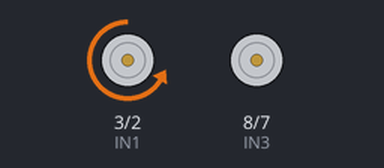
Bench run of a sketch on a simulated Arduino Uno, built with avr-gcc and run on an emulated ATmega328P. Shown: motor-driver pin pairs drawn as motors (green arrow = first pin HIGH = forward, orange = second pin HIGH = backward, longer = more drive, scaled by the enable pin).

Above: at 0.1 s.
At 9.1 s:
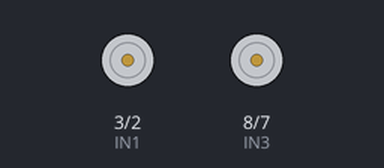
At 18.1 s:
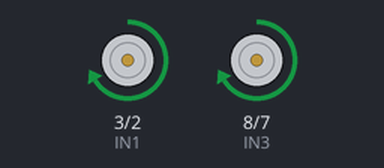
At 36.1 s:
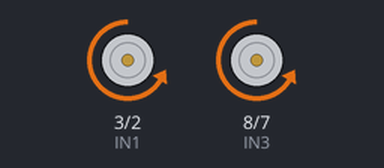
Timing chart, 0 to 40.0 s (numbered marks = the images above):
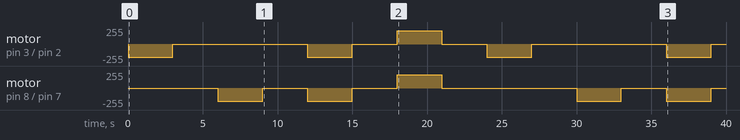

The sketch:

Motor_trial.ino
```cpp
 int IN1 = 3;      // RIGHT BACK
int IN2 = 2;      // RIGHT FRONT
int ENA = 5;      // RIGHT ENABLE

int IN3 = 8;      // LEFT BACK
int IN4 = 7;      // LEFT FRONT
int ENB = 6;      // LEFT


void Demo() {
  pinMode(IN1,OUTPUT);
  pinMode(IN2,OUTPUT);
  pinMode(IN3,OUTPUT);
  pinMode(IN4,OUTPUT);

  pinMode(ENA,OUTPUT);
  pinMode(ENB,OUTPUT);

}

void loop() {
  // RIGHT
  // Range 0-255
  analogWrite(ENA,200);
  digitalWrite(IN1,LOW);
  digitalWrite(IN2,HIGH);
  digitalWrite(ENB,LOW);
  digitalWrite(IN3,LOW);
  digitalWrite(IN4,LOW);
  delay(3000);

   // SET TO ZERO
  digitalWrite(ENA,LOW);
  digitalWrite(IN1,LOW);
  digitalWrite(IN2,LOW);
  digitalWrite(ENB,LOW);
  digitalWrite(IN3,LOW);
  digitalWrite(IN4,LOW);
  delay(3000);


  // LEFT
  digitalWrite(ENA,LOW);
  digitalWrite(IN1,LOW);
  digitalWrite(IN2,LOW);
  analogWrite(ENB,200);
  digitalWrite(IN3,LOW);
  digitalWrite(IN4,HIGH);
  delay(3000);

   // SET TO ZERO
  digitalWrite(ENA,LOW);
  digitalWrite(IN1,LOW);
  digitalWrite(IN2,LOW);
  digitalWrite(ENB,LOW);
  digitalWrite(IN3,LOW);
  digitalWrite(IN4,LOW);
  delay(3000);


  // FRONT
  analogWrite(ENA,200);
  digitalWrite(IN1,LOW);
  digitalWrite(IN2,HIGH);
  analogWrite(ENB,100);
  digitalWrite(IN3,LOW);
  digitalWrite(IN4,HIGH);
  delay(3000);

  // SET TO ZERO
  digitalWrite(ENA,LOW);
  digitalWrite(IN1,LOW);
  digitalWrite(IN2,LOW);
  digitalWrite(ENB,LOW);
  digitalWrite(IN3,LOW);
  digitalWrite(IN4,LOW);
  delay(3000);

  // BACK
  analogWrite(ENA,200);
  digitalWrite(IN1,HIGH);
  digitalWrite(IN2,LOW);
  analogWrite(ENB,200);
  digitalWrite(IN3,HIGH);
  digitalWrite(IN4,LOW);
  delay(3000);

    // SET TO ZERO
  digitalWrite(ENA,LOW);
  digitalWrite(IN1,LOW);
  digitalWrite(IN2,LOW);
  digitalWrite(ENB,LOW);
  digitalWrite(IN3,LOW);
  digitalWrite(IN4,LOW);
  delay(3000);


}

void setup() {
Demo();
}
```

Measured:
- by itself, motor on pin 8 (IN3) / pin 7 (IN4): stopped → backward 200/255 at 6.0 s, → stopped 3.0 s later, → backward 200/255 3.0 s later, → stopped 3.0 s later, … (10 changes in this stretch)
- by itself, motor on pin 3 (IN1) / pin 2 (IN2): stopped → backward 200/255 at 0.00 s, → stopped 3.0 s later, → backward 200/255 9.0 s later, → stopped 3.0 s later, … (10 changes in this stretch)
